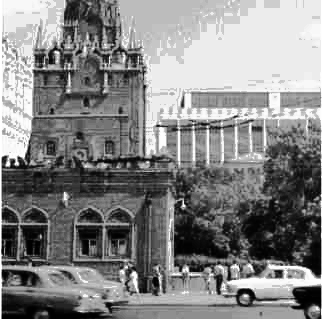
#> input picture noise/image.png, 322 x 319 px
$ python main.py
#> lines starting #> are read from the running program, lines starting #| are printed output that depends on the picture
import cv2
import numpy as np
import matplotlib.pyplot as plt
import os


def load_grayscale_image(path: str) -> np.ndarray:
#> called with path = 'image.png'
    image = cv2.imread(path, cv2.IMREAD_GRAYSCALE)
#> image is the input picture: shape (319, 322); min 0, max 255, mean 131.7
    if image is None:
        raise ValueError(f"Не удалось загрузить изображение: {path}")
    return image.astype(np.float32)


def add_additive_gaussian_noise(image: np.ndarray, mean: float = 0.0, sigma: float = 20.0) -> np.ndarray:
#> called with mean = 0, sigma = 50
    noise = np.random.normal(loc=mean, scale=sigma, size=image.shape)
    noisy_image = image + noise
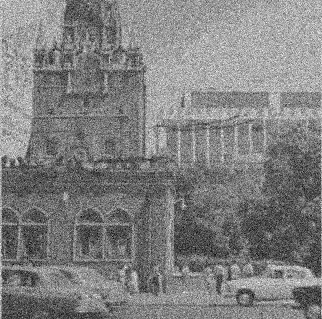
#> noisy_image: shape (319, 322) float64; min -167.3, max 428.4, mean 131.8; drawn with min black and max white
    noisy_image = np.clip(noisy_image, 0, 255)
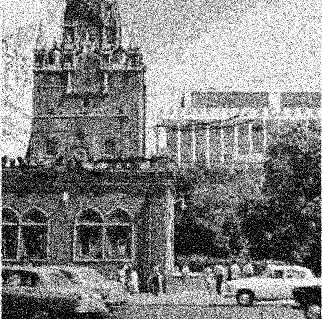
#> noisy_image: shape (319, 322) float64; min 0, max 255, mean 131
    return noisy_image.astype(np.uint8)


def save_image(image: np.ndarray, path: str):
    success = cv2.imwrite(path, image)
    if not success:
        raise ValueError(f"Не удалось сохранить изображение: {path}")


def show_images(original: np.ndarray, noisy: np.ndarray):
    plt.figure(figsize=(10, 5))

    plt.subplot(1, 2, 1)
    plt.imshow(original, cmap='gray', vmin=0, vmax=255)
    plt.title('Исходное изображение')
    plt.axis('off')

    plt.subplot(1, 2, 2)
    plt.imshow(noisy, cmap='gray', vmin=0, vmax=255)
    plt.title('Изображение с аддитивным шумом')
    plt.axis('off')

    plt.tight_layout()
    plt.show()
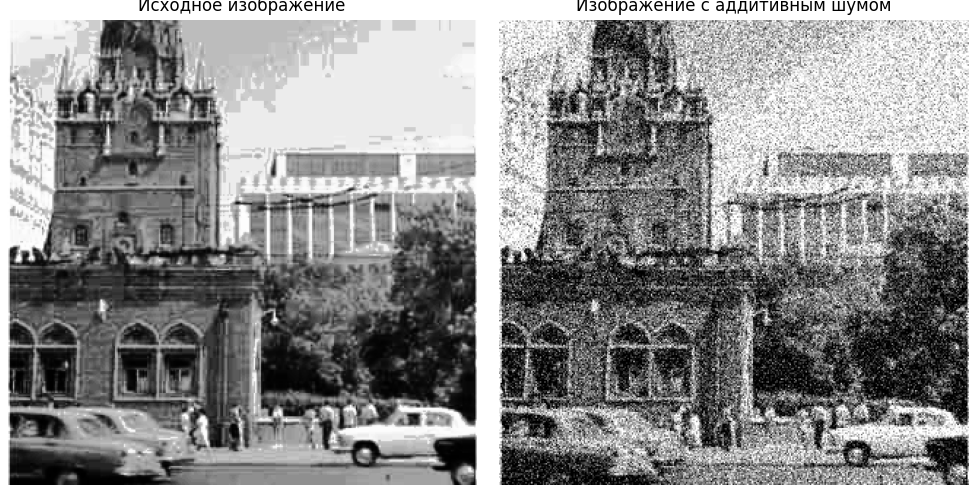
#> figure drawn by matplotlib, 2 panels


def main():
    input_path = 'image.png'
    output_path = 'noisy_image.png'

    image = load_grayscale_image(input_path)
    noisy_image = add_additive_gaussian_noise(image, mean=0, sigma=50)

    save_image(noisy_image, output_path)
    print(f'Зашумленное изображение сохранено: {output_path}')

    show_images(image.astype(np.uint8), noisy_image)


if __name__ == '__main__':
    main()
